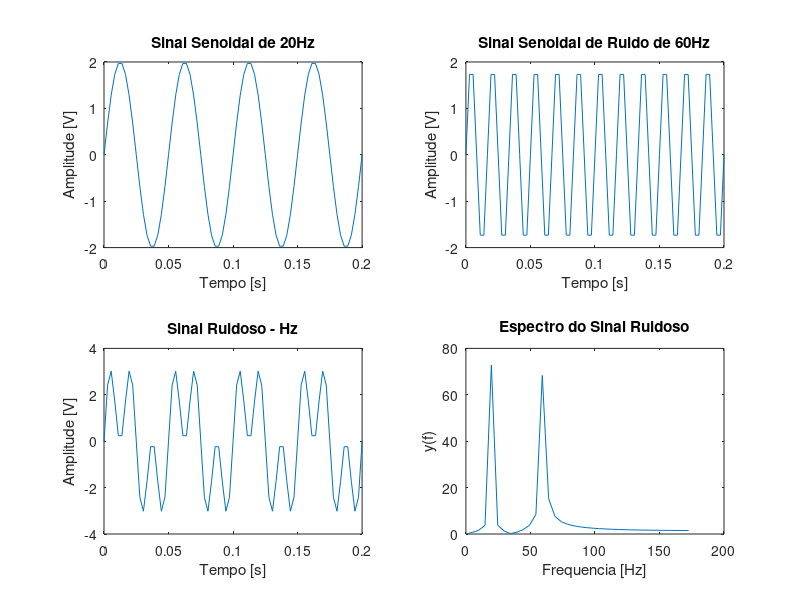

Here is the MATLAB script that generated this plot:
clear;
clc;
fs = 360;
t = 0:1/fs:0.2;
N = length(t);
f = 20;
sinal = 2*sin(2*pi*f*t);
subplot(2, 2, 1);
plot(t, sinal);
title('Sinal Senoidal de 20Hz');
xlabel('Tempo [s]'); ylabel('Amplitude [V]');
f_noise = 60;
ruido = 2*sin(2*pi*f_noise*t);
subplot(2, 2, 2);
plot(t, ruido);
title('Sinal Senoidal de Ruido de 60Hz');
xlabel('Tempo [s]'); ylabel('Amplitude [V]');
sinal_ruidoso = sinal + ruido;
subplot(2, 2, 3);
plot(t, sinal_ruidoso); title('Sinal Ruidoso - Hz');
xlabel('Tempo [s]'); ylabel('Amplitude [V]');
y = fft(sinal_ruidoso);
y = y(1:floor(length(y)/2));
fr = (0:N-1)*fs/N;
fr = fr(1:floor(length(fr)/2));
subplot(2, 2, 4);
plot(fr, abs(y));
title('Espectro do Sinal Ruidoso');
xlabel('Frequencia [Hz]'); ylabel('y(f)');
